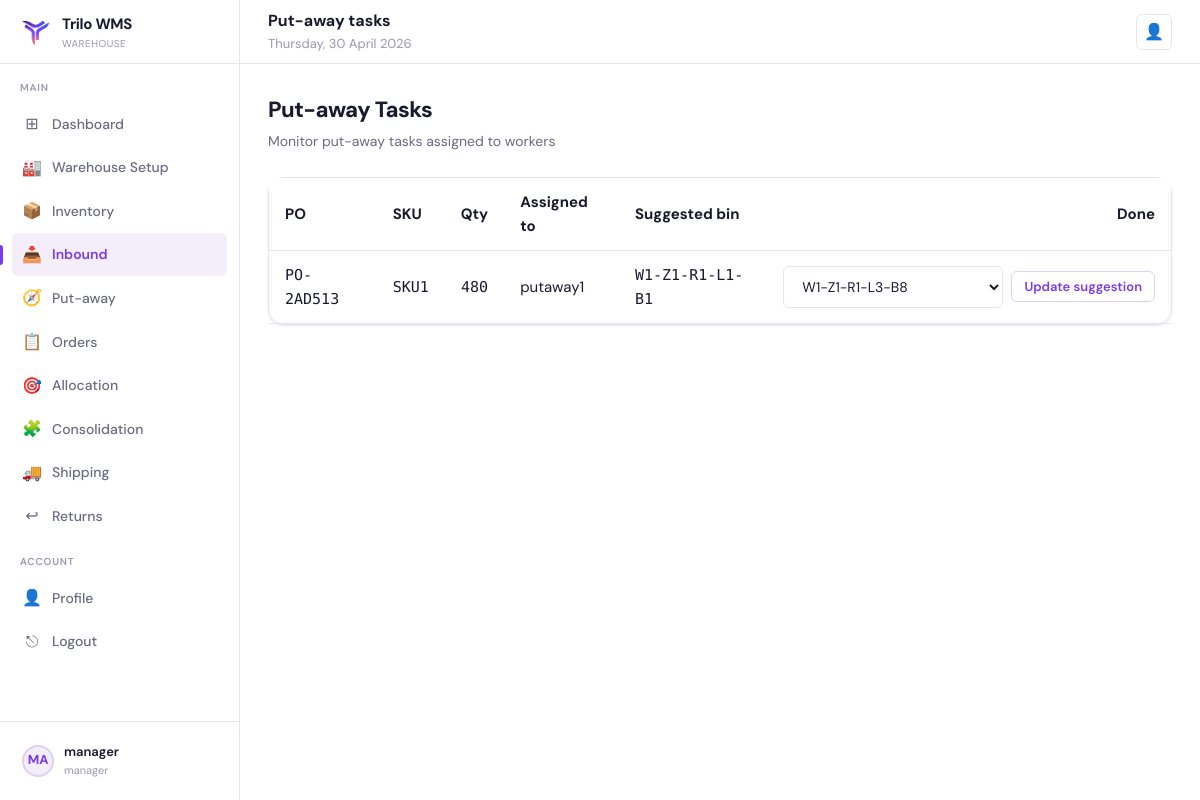
The app's page /inbound/putaway/tasks/ (signed in) with its own data.
### core/models.py (models this page shows, shortened)
class User(AbstractUser):
    class Role(models.TextChoices):
        ADMIN = "admin", "Admin"
        MANAGER = "manager", "Manager"
        PICKER = "picker", "Picker"
        PUTAWAY = "putaway", "Putaway"
        PACKER = "packer", "Packer"
    role = models.CharField(max_length=20, choices=Role.choices, default=Role.PICKER)
    employee_id = models.CharField(max_length=32, unique=True)
    warehouse = models.CharField(max_length=120, blank=True, null=True)
    assigned_warehouse = models.ForeignKey(
        "Warehouse",
        on_delete=models.SET_NULL,
        null=True,
        blank=True,
        related_name="workers",
    )

class InboundPutawayTask(models.Model):
    class Status(models.TextChoices):
        OPEN = "open", "Open"
        IN_PROGRESS = "in_progress", "In Progress"
        DONE = "done", "Done"
    purchase_order = models.ForeignKey(PurchaseOrder, on_delete=models.CASCADE, related_name="inbound_putaway_tasks")
    sku = models.ForeignKey(SKU, on_delete=models.PROTECT, related_name="inbound_putaway_tasks")
    quantity = models.PositiveIntegerField()
    suggested_location = models.ForeignKey(Location, on_delete=models.SET_NULL, null=True, blank=True, related_name="suggested_inbound_tasks")
    suggested_bin = models.ForeignKey("Bin", on_delete=models.SET_NULL, null=True, blank=True, related_name="suggested_putaway_tasks")
    assigned_to = models.ForeignKey(
        settings.AUTH_USER_MODEL,
        on_delete=models.SET_NULL,
        null=True,
        blank=True,
        related_name="inbound_putaway_tasks",
    )
    status = models.CharField(max_length=20, choices=Status.choices, default=Status.OPEN)
    created_at = models.DateTimeField(auto_now_add=True)

class PurchaseOrder(models.Model):
    class Status(models.TextChoices):
        CREATED = "created", "Created"
        ARRIVED = "arrived", "Arrived"
        RECEIVING = "receiving", "Receiving"
        QC = "qc", "QC"
        COMPLETED = "completed", "Completed"
    po_number = models.CharField(max_length=40, unique=True, db_index=True)
    supplier_name = models.CharField(max_length=200)
    expected_delivery_date = models.DateField(null=True, blank=True)
    status = models.CharField(max_length=20, choices=Status.choices, default=Status.CREATED)
    dock_number = models.CharField(max_length=40, blank=True, default="")
    created_at = models.DateTimeField(auto_now_add=True)

class SKU(models.Model):
    class UnitType(models.TextChoices):
        UNIT = "unit", "Unit"
        BOX = "box", "Box"
        PALLET = "pallet", "Pallet"
    name = models.CharField(max_length=200)
    sku_code = models.CharField(max_length=80, unique=True)
    category = models.CharField(max_length=120, blank=True, default="")
    brand = models.CharField(max_length=120, blank=True, default="")
    unit_type = models.CharField(max_length=20, choices=UnitType.choices, default=UnitType.UNIT)
    weight = models.DecimalField(max_digits=10, decimal_places=2, default=0)
    dimensions = models.CharField(max_length=120, blank=True, default="")
    barcode = models.CharField(max_length=120, blank=True, default="")
    quantity = models.PositiveIntegerField(default=0)

class Location(models.Model):
    code = models.CharField(max_length=40, unique=True)
    zone = models.CharField(max_length=40, blank=True, default="")
    rack = models.CharField(max_length=40, blank=True, default="")
    bin = models.CharField(max_length=40, blank=True, default="")

class Bin(models.Model):
    class Size(models.TextChoices):
        SMALL = "S", "Small"
        MEDIUM = "M", "Medium"
        LARGE = "L", "Large"
    rack = models.ForeignKey(Rack, on_delete=models.CASCADE, related_name="bins")
    level = models.ForeignKey("Level", on_delete=models.CASCADE, null=True, blank=True, related_name="bins")
    level_number = models.PositiveIntegerField(default=1)
    bin_code = models.CharField(max_length=80, unique=True)
    size = models.CharField(max_length=1, choices=Size.choices, default=Size.MEDIUM)
    max_capacity = models.PositiveIntegerField(default=0)
    current_capacity = models.PositiveIntegerField(default=0)

### core/inbound_views.py (the view)
# urls.py: path("inbound/putaway/tasks/", inbound_views.inbound_putaway_list, name="inbound_putaway_list"),
@login_required
@role_required("admin", "manager", "putaway")
def inbound_putaway_list(request):
    user_role = (getattr(request.user, "role", "") or "").lower()
    tasks_qs = InboundPutawayTask.objects.exclude(status=InboundPutawayTask.Status.DONE)
    if user_role == User.Role.PUTAWAY:
        tasks_qs = tasks_qs.filter(assigned_to=request.user)
    tasks = tasks_qs.select_related(
        "assigned_to",
        "sku",
        "suggested_location",
        "suggested_bin",
        "purchase_order",
    )
    bins = Bin.objects.select_related("level__rack__zone__warehouse").order_by("bin_code")
    return render(
        request,
        "inbound/inbound_putaway_list.html",
        {
            "tasks": tasks,
            "bins": bins,
            "can_confirm_putaway": user_role == User.Role.PUTAWAY,
            "today_str": now_date_str(),
        },
    )

### core/utils.py (called while the page is built)
def now_date_str() -> str:
    return timezone.localdate().strftime("%A, %d %B %Y")

### core/templates/inbound/inbound_putaway_list.html (shortened to what this page needs)
{% extends "base.html" %}
{% block header_title %}Put-away tasks{% endblock %}
{% block content %}
  <div class="page-header">
    <div class="page-title">{% if can_confirm_putaway %}My Put-away Tasks{% else %}Put-away Tasks{% endif %}</div>
    <div class="page-subtitle">
      {% if can_confirm_putaway %}
        Confirm put-away to update stock
      {% else %}
        Monitor put-away tasks assigned to workers
      {% endif %}
    </div>
  </div>
  <div class="card">
    <div class="card-body" style="padding:0">
      <table style="width:100%; border-collapse:collapse">
        <thead>
          <tr style="background:var(--bg); border-bottom:1px solid var(--border)">
            <th style="text-align:left; padding:12px 16px">PO</th>
            <th style="text-align:left; padding:12px 16px">SKU</th>
            <th style="text-align:right; padding:12px 16px">Qty</th>
            <th style="text-align:left; padding:12px 16px">Assigned to</th>
            <th style="text-align:left; padding:12px 16px">Suggested bin</th>
            <th style="text-align:right; padding:12px 16px">Done</th>
          </tr>
        </thead>
        <tbody>
          {% for t in tasks %}
            <tr style="border-bottom:1px solid var(--border)">
              <td style="padding:12px 16px; font-family:var(--mono)">{{ t.purchase_order.po_number }}</td>
              <td style="padding:12px 16px; font-family:var(--mono)">{{ t.sku.sku_code }}</td>
              <td style="padding:12px 16px; text-align:right; font-family:var(--mono)">{{ t.quantity }}</td>
              <td style="padding:12px 16px">
                {{ t.assigned_to.get_full_name|default:t.assigned_to.username|default:"Unassigned" }}
              </td>
              <td style="padding:12px 16px; font-family:var(--mono)">{{ t.suggested_location.code|default:"—" }}</td>
              <td style="padding:12px 16px; text-align:right">
                {% if can_confirm_putaway %}
                  {% if bins %}
                    <form method="post" action="/inbound/putaway/tasks/{{ t.id }}/complete/">
                      {% csrf_token %}
                      <select class="form-control" name="bin_id" style="min-width:240px; margin-bottom:8px">
                        {% for b in bins %}
                          <option value="{{ b.id }}" {% if t.suggested_bin_id == b.id %}selected{% endif %}>{{ b.bin_code }}</option>
                        {% endfor %}
                      </select>
                      <button class="btn btn-primary btn-sm" type="submit">Confirm</button>
                    </form>
                  {% else %}
                    <span class="muted">No bins configured yet</span>
                  {% endif %}
                {% else %}
                  {% if bins %}
                    <form method="post" action="/inbound/putaway/tasks/{{ t.id }}/suggested-bin/" style="display:flex; gap:8px; justify-content:flex-end; align-items:center">
                      <select class="form-control" name="suggested_bin_id" style="min-width:220px">
                        {% for b in bins %}
                          <option value="{{ b.id }}" {% if t.suggested_bin_id == b.id %}selected{% endif %}>{{ b.bin_code }}</option>
                        {% endfor %}
                      </select>
                      <button class="btn btn-outline btn-sm" type="submit">Update suggestion</button>
                    </form>
                  {% else %}
                    <span class="muted">No bins configured yet</span>
                  {% endif %}
                {% endif %}
              </td>
            </tr>
          {% empty %}
            <tr><td colspan="6" style="padding:16px" class="muted">No put-away tasks assigned.</td></tr>
          {% endfor %}
        </tbody>
      </table>
    </div>
  </div>
{% endblock %}

### core/templates/base.html (shortened to what this page needs)
{% load static %}
<!DOCTYPE html>
<html lang="en">
<head>
  <link rel="stylesheet" href="{% static 'css/base.css' %}"/>
</head>
<body class="{% block body_class %}{% endblock %}">
  {% block layout %}
  <div class="layout">
    <aside class="sidebar">
      <div class="sidebar-logo">
        <div class="logo-icon"><img src="{% static 'images/TriloLogo.png' %}" alt="Trilo WMS" width="32" height="32" /></div>
        <div>
          <div class="logo-text">Trilo WMS</div>
          <div class="logo-sub">Warehouse</div>
        </div>
      </div>
      <nav class="sidebar-nav">
        <div class="nav-section-label">Main</div>
        <a class="nav-item {% if request.path == '/dashboard/' %}active{% endif %}" href="/dashboard/">
          <span class="nav-icon">⊞</span> Dashboard
        </a>
        {% if request.user.role == 'manager' %}
          <a class="nav-item {% if request.path|slice:":11" == '/warehouse/' %}active{% endif %}" href="/warehouse/">
            <span class="nav-icon">🏭</span> Warehouse Setup
          </a>
          <a class="nav-item {% if request.path|slice:":11" == '/inventory/' %}active{% endif %}" href="/inventory/">
            <span class="nav-icon">📦</span> Inventory
          </a>
          <a class="nav-item {% if request.path|slice:":9" == '/inbound/' %}active{% endif %}" href="/inbound/">
            <span class="nav-icon">📥</span> Inbound
          </a>
          <a class="nav-item {% if request.path|slice:":18" == '/inbound/putaway/' %}active{% endif %}" href="/inbound/putaway/tasks/">
            <span class="nav-icon">🧭</span> Put-away
          </a>
          <a class="nav-item {% if request.path|slice:":8" == '/orders/' %}active{% endif %}" href="/orders/">
            <span class="nav-icon">📋</span> Orders
          </a>
          <a class="nav-item {% if request.path|slice:":12" == '/allocation/' %}active{% endif %}" href="/allocation/">
            <span class="nav-icon">🎯</span> Allocation
          </a>
          <a class="nav-item {% if request.path|slice:":15" == '/consolidation/' %}active{% endif %}" href="/consolidation/">
            <span class="nav-icon">🧩</span> Consolidation
          </a>
          <a class="nav-item {% if request.path|slice:":10" == '/shipping/' %}active{% endif %}" href="/shipping/">
            <span class="nav-icon">🚚</span> Shipping
          </a>
          <a class="nav-item {% if request.path|slice:":9" == '/returns/' %}active{% endif %}" href="/returns/">
            <span class="nav-icon">↩</span> Returns
          </a>
        {% endif %}
        <div class="nav-section-label">Account</div>
        <a class="nav-item {% if request.path == '/profile/' %}active{% endif %}" href="/profile/">
          <span class="nav-icon">👤</span> Profile
        </a>
        <a class="nav-item" href="/logout/"><span class="nav-icon">⎋</span> Logout</a>
      </nav>
      <div class="sidebar-footer">
        <a class="sidebar-user" href="/profile/">
          <div class="user-avatar">{{ request.user.get_full_name|default:request.user.username|slice:":2"|upper }}</div>
          <div class="user-info">
            <div class="user-name">{{ request.user.get_full_name|default:request.user.username }}</div>
            <div class="user-role">{{ request.user.role|default:"" }}</div>
          </div>
        </a>
      </div>
    </aside>
    <header class="header">
      <div style="flex:1">
        <div class="header-title">{% block header_title %}Dashboard{% endblock %}</div>
        <div class="header-breadcrumb">{% block header_subtitle %}{{ today_str }}{% endblock %}</div>
      </div>
      <div class="header-actions">
        <a class="header-btn" href="/profile/" title="Profile">👤</a>
      </div>
    </header>
    <main class="main">
      {% block content %}{% endblock %}
    </main>
  </div>
  {% endblock %}
</body>
</html>

### records on screen
User: user.get_full_name "MA", user.get_full_name "manager", user.role "manager"
InboundPutawayTask: purchase_order.po_number "PO-2AD513", sku.sku_code "SKU1", quantity "480", assigned_to.get_full_name "putaway1", suggested_location.code "W1-Z1-R1-L1-B1", suggested_bin_id "W1-Z1-R1-L3-B8"

### other values on screen
{{ today_str }} "Thursday, 30 April 2026"
